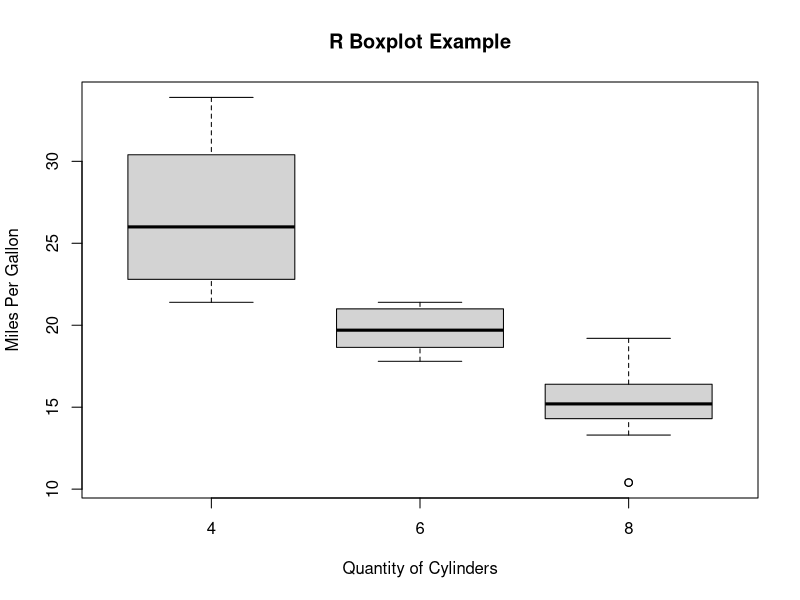

Here is the R script that generated this plot:
# Giving a name to the chart file.
png(file = "boxplot.png")

# Plotting the chart.
boxplot(mpg ~ cyl, data = mtcars, xlab = "Quantity of Cylinders", 
        ylab = "Miles Per Gallon", main = "R Boxplot Example")

# Save the file.
dev.off()
